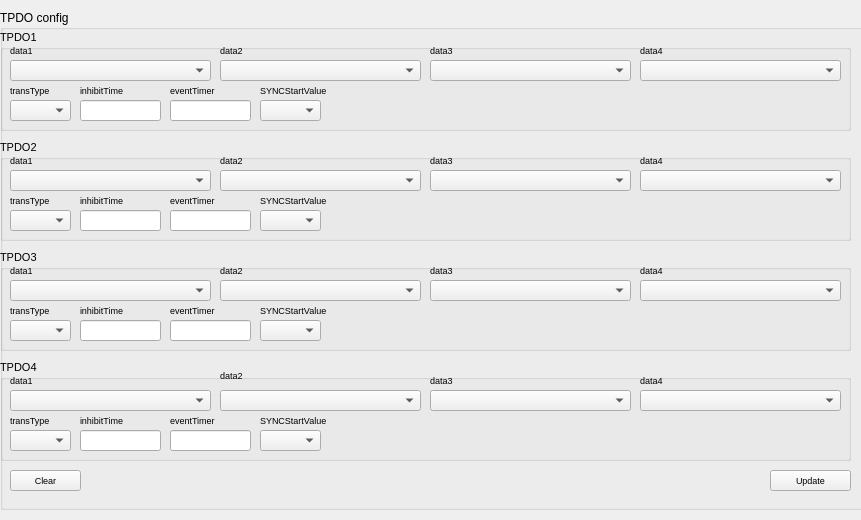
<?xml version="1.0" encoding="UTF-8"?>
<ui version="4.0">
 <class>TPDO</class>
 <widget class="QWidget" name="TPDO">
  <property name="geometry">
   <rect>
    <x>0</x>
    <y>0</y>
    <width>861</width>
    <height>520</height>
   </rect>
  </property>
  <property name="sizePolicy">
   <sizepolicy hsizetype="Fixed" vsizetype="Fixed">
    <horstretch>0</horstretch>
    <verstretch>0</verstretch>
   </sizepolicy>
  </property>
  <property name="minimumSize">
   <size>
    <width>0</width>
    <height>520</height>
   </size>
  </property>
  <property name="maximumSize">
   <size>
    <width>16777215</width>
    <height>520</height>
   </size>
  </property>
  <property name="font">
   <font>
    <family>Arial</family>
    <pointsize>8</pointsize>
   </font>
  </property>
  <property name="windowTitle">
   <string>Form</string>
  </property>
  <widget class="QGroupBox" name="groupBox">
   <property name="geometry">
    <rect>
     <x>0</x>
     <y>10</y>
     <width>870</width>
     <height>500</height>
    </rect>
   </property>
   <property name="sizePolicy">
    <sizepolicy hsizetype="Fixed" vsizetype="Fixed">
     <horstretch>0</horstretch>
     <verstretch>0</verstretch>
    </sizepolicy>
   </property>
   <property name="minimumSize">
    <size>
     <width>870</width>
     <height>500</height>
    </size>
   </property>
   <property name="maximumSize">
    <size>
     <width>870</width>
     <height>500</height>
    </size>
   </property>
   <property name="font">
    <font>
     <family>Arial</family>
     <pointsize>9</pointsize>
    </font>
   </property>
   <property name="title">
    <string>TPDO config</string>
   </property>
   <widget class="QPushButton" name="pushButton_tpdo_update">
    <property name="geometry">
     <rect>
      <x>770</x>
      <y>460</y>
      <width>81</width>
      <height>21</height>
     </rect>
    </property>
    <property name="font">
     <font>
      <family>Arial</family>
      <pointsize>7</pointsize>
     </font>
    </property>
    <property name="text">
     <string>Update</string>
    </property>
   </widget>
   <widget class="QGroupBox" name="groupBox_3">
    <property name="geometry">
     <rect>
      <x>0</x>
      <y>20</y>
      <width>851</width>
      <height>101</height>
     </rect>
    </property>
    <property name="font">
     <font>
      <family>Arial</family>
      <pointsize>8</pointsize>
     </font>
    </property>
    <property name="title">
     <string>TPDO1</string>
    </property>
    <widget class="QLabel" name="label_5">
     <property name="geometry">
      <rect>
       <x>640</x>
       <y>10</y>
       <width>51</width>
       <height>21</height>
      </rect>
     </property>
     <property name="font">
      <font>
       <family>Arial</family>
       <pointsize>7</pointsize>
      </font>
     </property>
     <property name="text">
      <string>data4</string>
     </property>
    </widget>
    <widget class="QLabel" name="label_6">
     <property name="geometry">
      <rect>
       <x>220</x>
       <y>10</y>
       <width>61</width>
       <height>21</height>
      </rect>
     </property>
     <property name="font">
      <font>
       <family>Arial</family>
       <pointsize>7</pointsize>
      </font>
     </property>
     <property name="text">
      <string>data2</string>
     </property>
    </widget>
    <widget class="QComboBox" name="comboBox_tpdo_pdo1_data2">
     <property name="geometry">
      <rect>
       <x>220</x>
       <y>30</y>
       <width>201</width>
       <height>21</height>
      </rect>
     </property>
     <property name="font">
      <font>
       <family>Arial</family>
       <pointsize>7</pointsize>
      </font>
     </property>
    </widget>
    <widget class="QComboBox" name="comboBox_tpdo_pdo1_data1">
     <property name="geometry">
      <rect>
       <x>10</x>
       <y>30</y>
       <width>201</width>
       <height>21</height>
      </rect>
     </property>
     <property name="font">
      <font>
       <family>Arial</family>
       <pointsize>7</pointsize>
      </font>
     </property>
    </widget>
    <widget class="QLabel" name="label_7">
     <property name="geometry">
      <rect>
       <x>430</x>
       <y>10</y>
       <width>51</width>
       <height>21</height>
      </rect>
     </property>
     <property name="font">
      <font>
       <family>Arial</family>
       <pointsize>7</pointsize>
      </font>
     </property>
     <property name="text">
      <string>data3</string>
     </property>
    </widget>
    <widget class="QLabel" name="label_8">
     <property name="geometry">
      <rect>
       <x>10</x>
       <y>10</y>
       <width>61</width>
       <height>21</height>
      </rect>
     </property>
     <property name="font">
      <font>
       <family>Arial</family>
       <pointsize>7</pointsize>
      </font>
     </property>
     <property name="text">
      <string>data1</string>
     </property>
    </widget>
    <widget class="QComboBox" name="comboBox_tpdo_pdo1_data3">
     <property name="geometry">
      <rect>
       <x>430</x>
       <y>30</y>
       <width>201</width>
       <height>21</height>
      </rect>
     </property>
     <property name="font">
      <font>
       <family>Arial</family>
       <pointsize>7</pointsize>
      </font>
     </property>
    </widget>
    <widget class="QComboBox" name="comboBox_tpdo_pdo1_data4">
     <property name="geometry">
      <rect>
       <x>640</x>
       <y>30</y>
       <width>201</width>
       <height>21</height>
      </rect>
     </property>
     <property name="font">
      <font>
       <family>Arial</family>
       <pointsize>7</pointsize>
      </font>
     </property>
    </widget>
    <widget class="QComboBox" name="comboBox_tpdo_pdo1_transmissionType">
     <property name="geometry">
      <rect>
       <x>10</x>
       <y>70</y>
       <width>61</width>
       <height>21</height>
      </rect>
     </property>
     <property name="font">
      <font>
       <family>Arial</family>
       <pointsize>7</pointsize>
      </font>
     </property>
    </widget>
    <widget class="QComboBox" name="comboBox_tpdo_pdo1_syncStartValue">
     <property name="geometry">
      <rect>
       <x>260</x>
       <y>70</y>
       <width>61</width>
       <height>21</height>
      </rect>
     </property>
     <property name="font">
      <font>
       <family>Arial</family>
       <pointsize>7</pointsize>
      </font>
     </property>
    </widget>
    <widget class="QLabel" name="label_21">
     <property name="geometry">
      <rect>
       <x>10</x>
       <y>50</y>
       <width>61</width>
       <height>21</height>
      </rect>
     </property>
     <property name="font">
      <font>
       <family>Arial</family>
       <pointsize>7</pointsize>
      </font>
     </property>
     <property name="text">
      <string>transType</string>
     </property>
    </widget>
    <widget class="QLabel" name="label_22">
     <property name="geometry">
      <rect>
       <x>260</x>
       <y>50</y>
       <width>111</width>
       <height>21</height>
      </rect>
     </property>
     <property name="font">
      <font>
       <family>Arial</family>
       <pointsize>7</pointsize>
      </font>
     </property>
     <property name="text">
      <string>SYNCStartValue</string>
     </property>
    </widget>
    <widget class="QLabel" name="label_23">
     <property name="geometry">
      <rect>
       <x>80</x>
       <y>50</y>
       <width>71</width>
       <height>21</height>
      </rect>
     </property>
     <property name="font">
      <font>
       <family>Arial</family>
       <pointsize>7</pointsize>
      </font>
     </property>
     <property name="text">
      <string>inhibitTime</string>
     </property>
    </widget>
    <widget class="QLabel" name="label_24">
     <property name="geometry">
      <rect>
       <x>170</x>
       <y>50</y>
       <width>71</width>
       <height>21</height>
      </rect>
     </property>
     <property name="font">
      <font>
       <family>Arial</family>
       <pointsize>7</pointsize>
      </font>
     </property>
     <property name="text">
      <string>eventTimer</string>
     </property>
    </widget>
    <widget class="QLineEdit" name="lineEdit_tpdo_pdo1_inhibitTime">
     <property name="geometry">
      <rect>
       <x>80</x>
       <y>70</y>
       <width>81</width>
       <height>21</height>
      </rect>
     </property>
     <property name="font">
      <font>
       <family>Arial</family>
       <pointsize>7</pointsize>
      </font>
     </property>
    </widget>
    <widget class="QLineEdit" name="lineEdit_tpdo_pdo1_eventTimer">
     <property name="geometry">
      <rect>
       <x>170</x>
       <y>70</y>
       <width>81</width>
       <height>21</height>
      </rect>
     </property>
     <property name="font">
      <font>
       <family>Arial</family>
       <pointsize>7</pointsize>
      </font>
     </property>
    </widget>
   </widget>
   <widget class="QGroupBox" name="groupBox_4">
    <property name="geometry">
     <rect>
      <x>0</x>
      <y>130</y>
      <width>851</width>
      <height>101</height>
     </rect>
    </property>
    <property name="font">
     <font>
      <family>Arial</family>
      <pointsize>8</pointsize>
     </font>
    </property>
    <property name="title">
     <string>TPDO2</string>
    </property>
    <widget class="QLabel" name="label_9">
     <property name="geometry">
      <rect>
       <x>640</x>
       <y>10</y>
       <width>61</width>
       <height>21</height>
      </rect>
     </property>
     <property name="font">
      <font>
       <family>Arial</family>
       <pointsize>7</pointsize>
      </font>
     </property>
     <property name="text">
      <string>data4</string>
     </property>
    </widget>
    <widget class="QLabel" name="label_10">
     <property name="geometry">
      <rect>
       <x>220</x>
       <y>10</y>
       <width>61</width>
       <height>21</height>
      </rect>
     </property>
     <property name="font">
      <font>
       <family>Arial</family>
       <pointsize>7</pointsize>
      </font>
     </property>
     <property name="text">
      <string>data2</string>
     </property>
    </widget>
    <widget class="QLabel" name="label_11">
     <property name="geometry">
      <rect>
       <x>430</x>
       <y>10</y>
       <width>61</width>
       <height>21</height>
      </rect>
     </property>
     <property name="font">
      <font>
       <family>Arial</family>
       <pointsize>7</pointsize>
      </font>
     </property>
     <property name="text">
      <string>data3</string>
     </property>
    </widget>
    <widget class="QLabel" name="label_12">
     <property name="geometry">
      <rect>
       <x>10</x>
       <y>10</y>
       <width>51</width>
       <height>21</height>
      </rect>
     </property>
     <property name="font">
      <font>
       <family>Arial</family>
       <pointsize>7</pointsize>
      </font>
     </property>
     <property name="text">
      <string>data1</string>
     </property>
    </widget>
    <widget class="QComboBox" name="comboBox_tpdo_pdo2_data1">
     <property name="geometry">
      <rect>
       <x>10</x>
       <y>30</y>
       <width>201</width>
       <height>21</height>
      </rect>
     </property>
     <property name="font">
      <font>
       <family>Arial</family>
       <pointsize>7</pointsize>
      </font>
     </property>
    </widget>
    <widget class="QComboBox" name="comboBox_tpdo_pdo2_data2">
     <property name="geometry">
      <rect>
       <x>220</x>
       <y>30</y>
       <width>201</width>
       <height>21</height>
      </rect>
     </property>
     <property name="font">
      <font>
       <family>Arial</family>
       <pointsize>7</pointsize>
      </font>
     </property>
    </widget>
    <widget class="QComboBox" name="comboBox_tpdo_pdo2_data3">
     <property name="geometry">
      <rect>
       <x>430</x>
       <y>30</y>
       <width>201</width>
       <height>21</height>
      </rect>
     </property>
     <property name="font">
      <font>
       <family>Arial</family>
       <pointsize>7</pointsize>
      </font>
     </property>
    </widget>
    <widget class="QComboBox" name="comboBox_tpdo_pdo2_data4">
     <property name="geometry">
      <rect>
       <x>640</x>
       <y>30</y>
       <width>201</width>
       <height>21</height>
      </rect>
     </property>
     <property name="font">
      <font>
       <family>Arial</family>
       <pointsize>7</pointsize>
      </font>
     </property>
    </widget>
    <widget class="QLabel" name="label_25">
     <property name="geometry">
      <rect>
       <x>10</x>
       <y>50</y>
       <width>61</width>
       <height>21</height>
      </rect>
     </property>
     <property name="font">
      <font>
       <family>Arial</family>
       <pointsize>7</pointsize>
      </font>
     </property>
     <property name="text">
      <string>transType</string>
     </property>
    </widget>
    <widget class="QComboBox" name="comboBox_tpdo_pdo2_syncStartValue">
     <property name="geometry">
      <rect>
       <x>260</x>
       <y>70</y>
       <width>61</width>
       <height>21</height>
      </rect>
     </property>
     <property name="font">
      <font>
       <family>Arial</family>
       <pointsize>7</pointsize>
      </font>
     </property>
    </widget>
    <widget class="QComboBox" name="comboBox_tpdo_pdo2_transmissionType">
     <property name="geometry">
      <rect>
       <x>10</x>
       <y>70</y>
       <width>61</width>
       <height>21</height>
      </rect>
     </property>
     <property name="font">
      <font>
       <family>Arial</family>
       <pointsize>7</pointsize>
      </font>
     </property>
    </widget>
    <widget class="QLabel" name="label_26">
     <property name="geometry">
      <rect>
       <x>170</x>
       <y>50</y>
       <width>71</width>
       <height>21</height>
      </rect>
     </property>
     <property name="font">
      <font>
       <family>Arial</family>
       <pointsize>7</pointsize>
      </font>
     </property>
     <property name="text">
      <string>eventTimer</string>
     </property>
    </widget>
    <widget class="QLabel" name="label_27">
     <property name="geometry">
      <rect>
       <x>80</x>
       <y>50</y>
       <width>71</width>
       <height>21</height>
      </rect>
     </property>
     <property name="font">
      <font>
       <family>Arial</family>
       <pointsize>7</pointsize>
      </font>
     </property>
     <property name="text">
      <string>inhibitTime</string>
     </property>
    </widget>
    <widget class="QLabel" name="label_28">
     <property name="geometry">
      <rect>
       <x>260</x>
       <y>50</y>
       <width>111</width>
       <height>21</height>
      </rect>
     </property>
     <property name="font">
      <font>
       <family>Arial</family>
       <pointsize>7</pointsize>
      </font>
     </property>
     <property name="text">
      <string>SYNCStartValue</string>
     </property>
    </widget>
    <widget class="QLineEdit" name="lineEdit_tpdo_pdo2_inhibitTime">
     <property name="geometry">
      <rect>
       <x>80</x>
       <y>70</y>
       <width>81</width>
       <height>21</height>
      </rect>
     </property>
     <property name="font">
      <font>
       <family>Arial</family>
       <pointsize>7</pointsize>
      </font>
     </property>
    </widget>
    <widget class="QLineEdit" name="lineEdit_tpdo_pdo2_eventTimer">
     <property name="geometry">
      <rect>
       <x>170</x>
       <y>70</y>
       <width>81</width>
       <height>21</height>
      </rect>
     </property>
     <property name="font">
      <font>
       <family>Arial</family>
       <pointsize>7</pointsize>
      </font>
     </property>
    </widget>
   </widget>
   <widget class="QGroupBox" name="groupBox_5">
    <property name="geometry">
     <rect>
      <x>0</x>
      <y>240</y>
      <width>851</width>
      <height>101</height>
     </rect>
    </property>
    <property name="font">
     <font>
      <family>Arial</family>
      <pointsize>8</pointsize>
     </font>
    </property>
    <property name="title">
     <string>TPDO3</string>
    </property>
    <widget class="QLabel" name="label_13">
     <property name="geometry">
      <rect>
       <x>640</x>
       <y>10</y>
       <width>71</width>
       <height>21</height>
      </rect>
     </property>
     <property name="font">
      <font>
       <family>Arial</family>
       <pointsize>7</pointsize>
      </font>
     </property>
     <property name="text">
      <string>data4</string>
     </property>
    </widget>
    <widget class="QLabel" name="label_14">
     <property name="geometry">
      <rect>
       <x>220</x>
       <y>10</y>
       <width>61</width>
       <height>21</height>
      </rect>
     </property>
     <property name="font">
      <font>
       <family>Arial</family>
       <pointsize>7</pointsize>
      </font>
     </property>
     <property name="text">
      <string>data2</string>
     </property>
    </widget>
    <widget class="QLabel" name="label_15">
     <property name="geometry">
      <rect>
       <x>430</x>
       <y>10</y>
       <width>51</width>
       <height>21</height>
      </rect>
     </property>
     <property name="font">
      <font>
       <family>Arial</family>
       <pointsize>7</pointsize>
      </font>
     </property>
     <property name="text">
      <string>data3</string>
     </property>
    </widget>
    <widget class="QLabel" name="label_16">
     <property name="geometry">
      <rect>
       <x>10</x>
       <y>10</y>
       <width>61</width>
       <height>21</height>
      </rect>
     </property>
     <property name="font">
      <font>
       <family>Arial</family>
       <pointsize>7</pointsize>
      </font>
     </property>
     <property name="text">
      <string>data1</string>
     </property>
    </widget>
    <widget class="QComboBox" name="comboBox_tpdo_pdo3_data1">
     <property name="geometry">
      <rect>
       <x>10</x>
       <y>30</y>
       <width>201</width>
       <height>21</height>
      </rect>
     </property>
     <property name="font">
      <font>
       <family>Arial</family>
       <pointsize>7</pointsize>
      </font>
     </property>
    </widget>
    <widget class="QComboBox" name="comboBox_tpdo_pdo3_data2">
     <property name="geometry">
      <rect>
       <x>220</x>
       <y>30</y>
       <width>201</width>
       <height>21</height>
      </rect>
     </property>
     <property name="font">
      <font>
       <family>Arial</family>
       <pointsize>7</pointsize>
      </font>
     </property>
    </widget>
    <widget class="QComboBox" name="comboBox_tpdo_pdo3_data3">
     <property name="geometry">
      <rect>
       <x>430</x>
       <y>30</y>
       <width>201</width>
       <height>21</height>
      </rect>
     </property>
     <property name="font">
      <font>
       <family>Arial</family>
       <pointsize>7</pointsize>
      </font>
     </property>
    </widget>
    <widget class="QComboBox" name="comboBox_tpdo_pdo3_data4">
     <property name="geometry">
      <rect>
       <x>640</x>
       <y>30</y>
       <width>201</width>
       <height>21</height>
      </rect>
     </property>
     <property name="font">
      <font>
       <family>Arial</family>
       <pointsize>7</pointsize>
      </font>
     </property>
    </widget>
    <widget class="QLabel" name="label_29">
     <property name="geometry">
      <rect>
       <x>10</x>
       <y>50</y>
       <width>61</width>
       <height>21</height>
      </rect>
     </property>
     <property name="font">
      <font>
       <family>Arial</family>
       <pointsize>7</pointsize>
      </font>
     </property>
     <property name="text">
      <string>transType</string>
     </property>
    </widget>
    <widget class="QComboBox" name="comboBox_tpdo_pdo3_syncStartValue">
     <property name="geometry">
      <rect>
       <x>260</x>
       <y>70</y>
       <width>61</width>
       <height>21</height>
      </rect>
     </property>
     <property name="font">
      <font>
       <family>Arial</family>
       <pointsize>7</pointsize>
      </font>
     </property>
    </widget>
    <widget class="QComboBox" name="comboBox_tpdo_pdo3_transmissionType">
     <property name="geometry">
      <rect>
       <x>10</x>
       <y>70</y>
       <width>61</width>
       <height>21</height>
      </rect>
     </property>
     <property name="font">
      <font>
       <family>Arial</family>
       <pointsize>7</pointsize>
      </font>
     </property>
    </widget>
    <widget class="QLabel" name="label_30">
     <property name="geometry">
      <rect>
       <x>170</x>
       <y>50</y>
       <width>71</width>
       <height>21</height>
      </rect>
     </property>
     <property name="font">
      <font>
       <family>Arial</family>
       <pointsize>7</pointsize>
      </font>
     </property>
     <property name="text">
      <string>eventTimer</string>
     </property>
    </widget>
    <widget class="QLabel" name="label_31">
     <property name="geometry">
      <rect>
       <x>80</x>
       <y>50</y>
       <width>71</width>
       <height>21</height>
      </rect>
     </property>
     <property name="font">
      <font>
       <family>Arial</family>
       <pointsize>7</pointsize>
      </font>
     </property>
     <property name="text">
      <string>inhibitTime</string>
     </property>
    </widget>
    <widget class="QLabel" name="label_32">
     <property name="geometry">
      <rect>
       <x>260</x>
       <y>50</y>
       <width>101</width>
       <height>21</height>
      </rect>
     </property>
     <property name="font">
      <font>
       <family>Arial</family>
       <pointsize>7</pointsize>
      </font>
     </property>
     <property name="text">
      <string>SYNCStartValue</string>
     </property>
    </widget>
    <widget class="QLineEdit" name="lineEdit_tpdo_pdo3_inhibitTime">
     <property name="geometry">
      <rect>
       <x>80</x>
       <y>70</y>
       <width>81</width>
       <height>21</height>
      </rect>
     </property>
     <property name="font">
      <font>
       <family>Arial</family>
       <pointsize>7</pointsize>
      </font>
     </property>
    </widget>
    <widget class="QLineEdit" name="lineEdit_tpdo_pdo3_eventTimer">
     <property name="geometry">
      <rect>
       <x>170</x>
       <y>70</y>
       <width>81</width>
       <height>21</height>
      </rect>
     </property>
     <property name="font">
      <font>
       <family>Arial</family>
       <pointsize>7</pointsize>
      </font>
     </property>
    </widget>
   </widget>
   <widget class="QGroupBox" name="groupBox_6">
    <property name="geometry">
     <rect>
      <x>0</x>
      <y>350</y>
      <width>851</width>
      <height>101</height>
     </rect>
    </property>
    <property name="font">
     <font>
      <family>Arial</family>
      <pointsize>8</pointsize>
     </font>
    </property>
    <property name="title">
     <string>TPDO4</string>
    </property>
    <widget class="QLabel" name="label_17">
     <property name="geometry">
      <rect>
       <x>640</x>
       <y>10</y>
       <width>121</width>
       <height>21</height>
      </rect>
     </property>
     <property name="font">
      <font>
       <family>Arial</family>
       <pointsize>7</pointsize>
      </font>
     </property>
     <property name="text">
      <string>data4</string>
     </property>
    </widget>
    <widget class="QLabel" name="label_18">
     <property name="geometry">
      <rect>
       <x>220</x>
       <y>0</y>
       <width>61</width>
       <height>31</height>
      </rect>
     </property>
     <property name="font">
      <font>
       <family>Arial</family>
       <pointsize>7</pointsize>
      </font>
     </property>
     <property name="text">
      <string>data2</string>
     </property>
    </widget>
    <widget class="QLabel" name="label_19">
     <property name="geometry">
      <rect>
       <x>430</x>
       <y>10</y>
       <width>61</width>
       <height>21</height>
      </rect>
     </property>
     <property name="font">
      <font>
       <family>Arial</family>
       <pointsize>7</pointsize>
      </font>
     </property>
     <property name="text">
      <string>data3</string>
     </property>
    </widget>
    <widget class="QLabel" name="label_20">
     <property name="geometry">
      <rect>
       <x>10</x>
       <y>10</y>
       <width>61</width>
       <height>21</height>
      </rect>
     </property>
     <property name="font">
      <font>
       <family>Arial</family>
       <pointsize>7</pointsize>
      </font>
     </property>
     <property name="text">
      <string>data1</string>
     </property>
    </widget>
    <widget class="QComboBox" name="comboBox_tpdo_pdo4_data1">
     <property name="geometry">
      <rect>
       <x>10</x>
       <y>30</y>
       <width>201</width>
       <height>21</height>
      </rect>
     </property>
     <property name="font">
      <font>
       <family>Arial</family>
       <pointsize>7</pointsize>
      </font>
     </property>
    </widget>
    <widget class="QComboBox" name="comboBox_tpdo_pdo4_data2">
     <property name="geometry">
      <rect>
       <x>220</x>
       <y>30</y>
       <width>201</width>
       <height>21</height>
      </rect>
     </property>
     <property name="font">
      <font>
       <family>Arial</family>
       <pointsize>7</pointsize>
      </font>
     </property>
    </widget>
    <widget class="QComboBox" name="comboBox_tpdo_pdo4_data3">
     <property name="geometry">
      <rect>
       <x>430</x>
       <y>30</y>
       <width>201</width>
       <height>21</height>
      </rect>
     </property>
     <property name="font">
      <font>
       <family>Arial</family>
       <pointsize>7</pointsize>
      </font>
     </property>
    </widget>
    <widget class="QComboBox" name="comboBox_tpdo_pdo4_data4">
     <property name="geometry">
      <rect>
       <x>640</x>
       <y>30</y>
       <width>201</width>
       <height>21</height>
      </rect>
     </property>
     <property name="font">
      <font>
       <family>Arial</family>
       <pointsize>7</pointsize>
      </font>
     </property>
    </widget>
    <widget class="QLabel" name="label_33">
     <property name="geometry">
      <rect>
       <x>10</x>
       <y>50</y>
       <width>61</width>
       <height>21</height>
      </rect>
     </property>
     <property name="font">
      <font>
       <family>Arial</family>
       <pointsize>7</pointsize>
      </font>
     </property>
     <property name="text">
      <string>transType</string>
     </property>
    </widget>
    <widget class="QComboBox" name="comboBox_tpdo_pdo4_syncStartValue">
     <property name="geometry">
      <rect>
       <x>260</x>
       <y>70</y>
       <width>61</width>
       <height>21</height>
      </rect>
     </property>
     <property name="font">
      <font>
       <family>Arial</family>
       <pointsize>7</pointsize>
      </font>
     </property>
    </widget>
    <widget class="QComboBox" name="comboBox_tpdo_pdo4_transmissionType">
     <property name="geometry">
      <rect>
       <x>10</x>
       <y>70</y>
       <width>61</width>
       <height>21</height>
      </rect>
     </property>
     <property name="font">
      <font>
       <family>Arial</family>
       <pointsize>7</pointsize>
      </font>
     </property>
    </widget>
    <widget class="QLabel" name="label_34">
     <property name="geometry">
      <rect>
       <x>170</x>
       <y>50</y>
       <width>71</width>
       <height>21</height>
      </rect>
     </property>
     <property name="font">
      <font>
       <family>Arial</family>
       <pointsize>7</pointsize>
      </font>
     </property>
     <property name="text">
      <string>eventTimer</string>
     </property>
    </widget>
    <widget class="QLabel" name="label_35">
     <property name="geometry">
      <rect>
       <x>80</x>
       <y>50</y>
       <width>71</width>
       <height>21</height>
      </rect>
     </property>
     <property name="font">
      <font>
       <family>Arial</family>
       <pointsize>7</pointsize>
      </font>
     </property>
     <property name="text">
      <string>inhibitTime</string>
     </property>
    </widget>
    <widget class="QLabel" name="label_36">
     <property name="geometry">
      <rect>
       <x>260</x>
       <y>50</y>
       <width>101</width>
       <height>21</height>
      </rect>
     </property>
     <property name="font">
      <font>
       <family>Arial</family>
       <pointsize>7</pointsize>
      </font>
     </property>
     <property name="text">
      <string>SYNCStartValue</string>
     </property>
    </widget>
    <widget class="QLineEdit" name="lineEdit_tpdo_pdo4_inhibitTime">
     <property name="geometry">
      <rect>
       <x>80</x>
       <y>70</y>
       <width>81</width>
       <height>21</height>
      </rect>
     </property>
     <property name="font">
      <font>
       <family>Arial</family>
       <pointsize>7</pointsize>
      </font>
     </property>
    </widget>
    <widget class="QLineEdit" name="lineEdit_tpdo_pdo4_eventTimer">
     <property name="geometry">
      <rect>
       <x>170</x>
       <y>70</y>
       <width>81</width>
       <height>21</height>
      </rect>
     </property>
     <property name="font">
      <font>
       <family>Arial</family>
       <pointsize>7</pointsize>
      </font>
     </property>
    </widget>
   </widget>
   <widget class="QPushButton" name="pushButton_tpdo_clear">
    <property name="geometry">
     <rect>
      <x>10</x>
      <y>460</y>
      <width>71</width>
      <height>21</height>
     </rect>
    </property>
    <property name="font">
     <font>
      <family>Arial</family>
      <pointsize>7</pointsize>
     </font>
    </property>
    <property name="text">
     <string>Clear</string>
    </property>
   </widget>
  </widget>
 </widget>
 <resources/>
 <connections/>
</ui>
